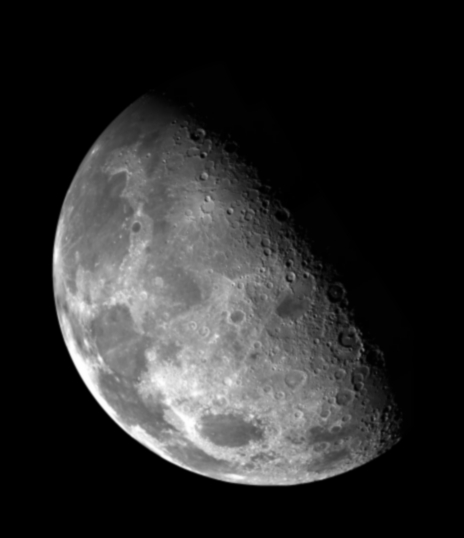
%> input picture moon.bmp, 464 x 538 px
$ octave lab3.m   (GNU Octave 9; MATLAB toolbox functions it lacks are replaced by stand-ins)
%> lines starting %> are read from the running program, lines starting %| are printed output that depends on the picture; in (x1, y1, x2, y2) boxes, pixels count from 0 and x2, y2 are one past the last pixel; in counts of white or black regions, pixels touching at a corner belong together; the program's own positions count from 1

%first task
I=imread('moon.bmp');
%> I is the input picture: size 538x464 uint8; min 0, max 255, mean 42.6
close all;
imhist(I);
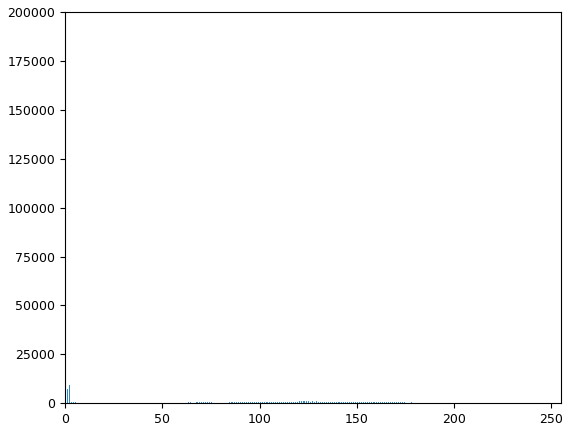
%> figure redrawn from the program's plot data; highest point at x = 0, y = 141440
Iout= 255*(I>=17); %We define threshold value to 17
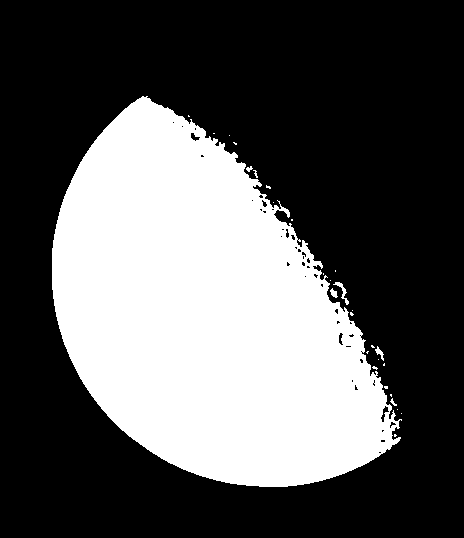
%> Iout: size 538x464 double; 35% white; 29 white regions (23 under 20 px), largest, box (x1, y1, x2, y2) and area: (52, 96, 402, 487) 87077, (333, 282, 349, 305) 90, (375, 346, 384, 361) 52, (330, 288, 338, 298) 44, (246, 166, 253, 172) 24, (390, 398, 397, 406) 22
figure
imshow(I); title('Original Image');
figure
imshow(Iout); title('After thresholding');

%second task
clear
clc
close all
I = imread('fractured_spine.tif');
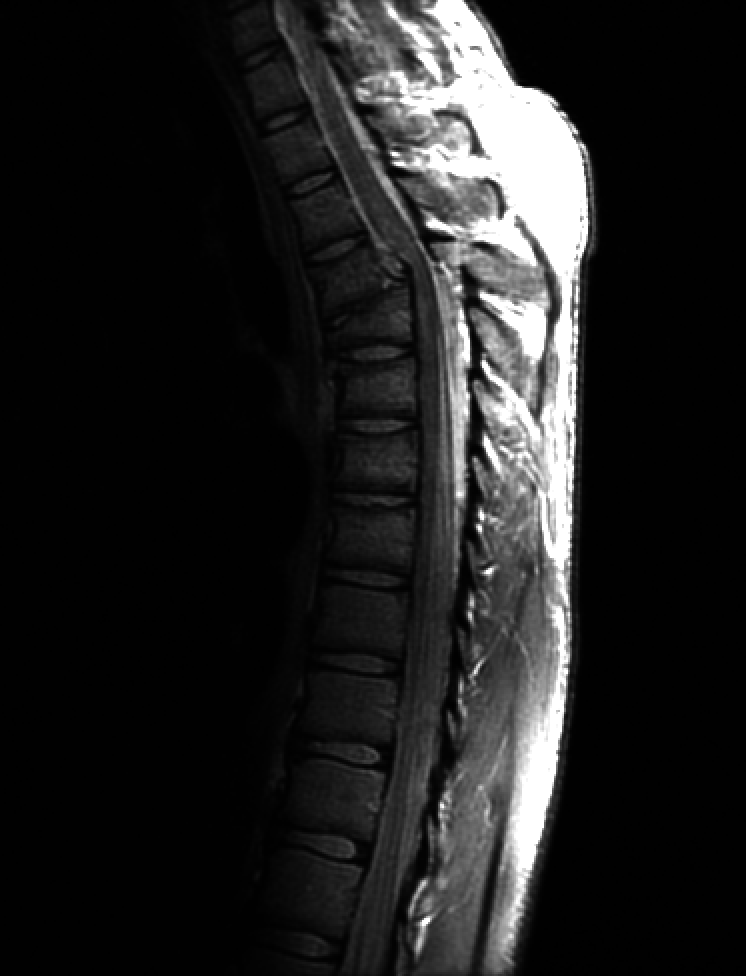
%> input picture fractured_spine.tif, 746 x 976 px
%> I is the input picture: size 976x746 uint8; min 0, max 255, mean 32.6
figure
imshow(I); title('Original Image');
Icopy=double(I)/255;
param= [0.3 0.4 0.6];
for i = 1:3
    Iout= 255 * Icopy .^ param(i);
    Iout=uint8(Iout);
    figure
    imshow(Iout); title(param(i)+'fractured spine');
end
%> this loop made 3 passes
%> pass 1, `Iout= 255 * Icopy .^ param(i);`:
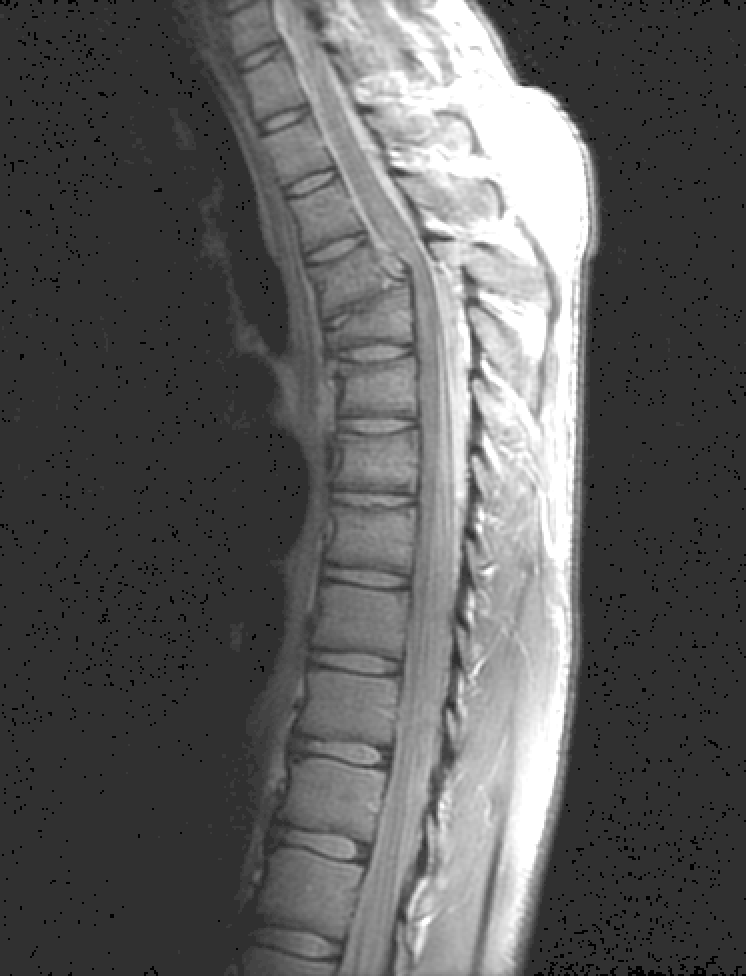
%> Iout: size 976x746 double; min 0, max 255, mean 92.3
%> pass 2, `Iout= 255 * Icopy .^ param(i);`:
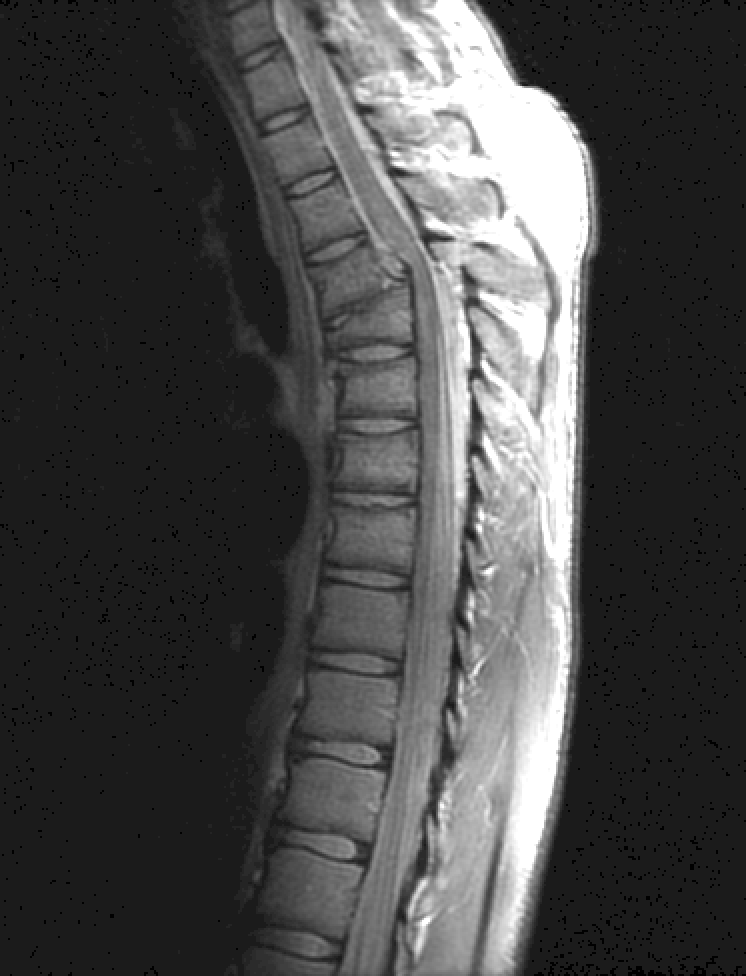
%> Iout: size 976x746 double; min 0, max 255, mean 72.4

%third task
close all
I=imread('kids.tif');
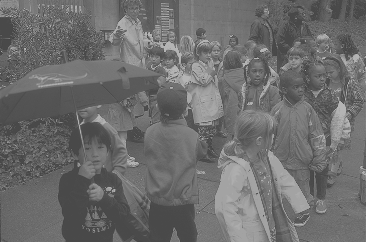
%> input picture kids.tif, 366 x 242 px
%> I is the input picture: size 242x366 uint8; min 70, max 180, mean 108.6
figure
imhist(I); %strecthing the lower and higher bound for increasing the contrast
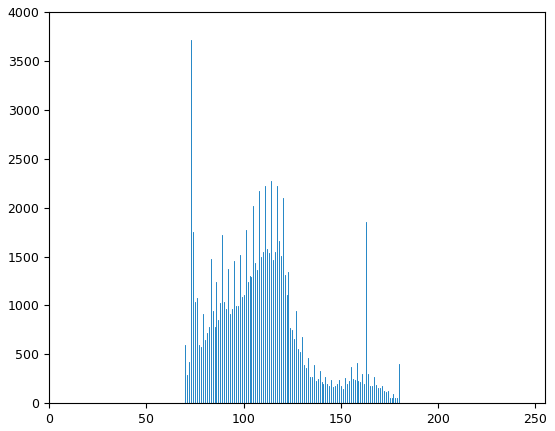
%> figure redrawn from the program's plot data; highest point at x = 73, y = 3712
